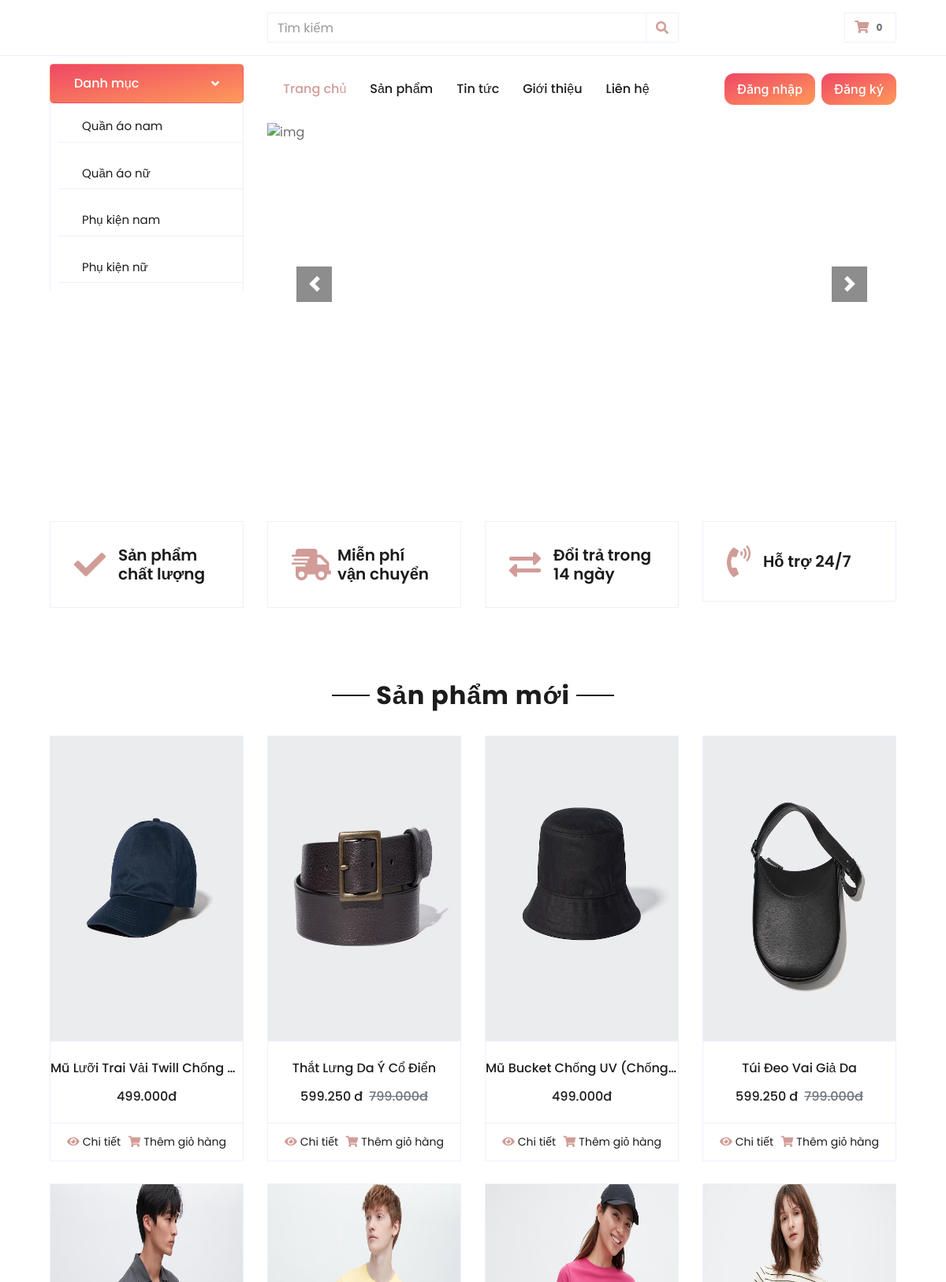
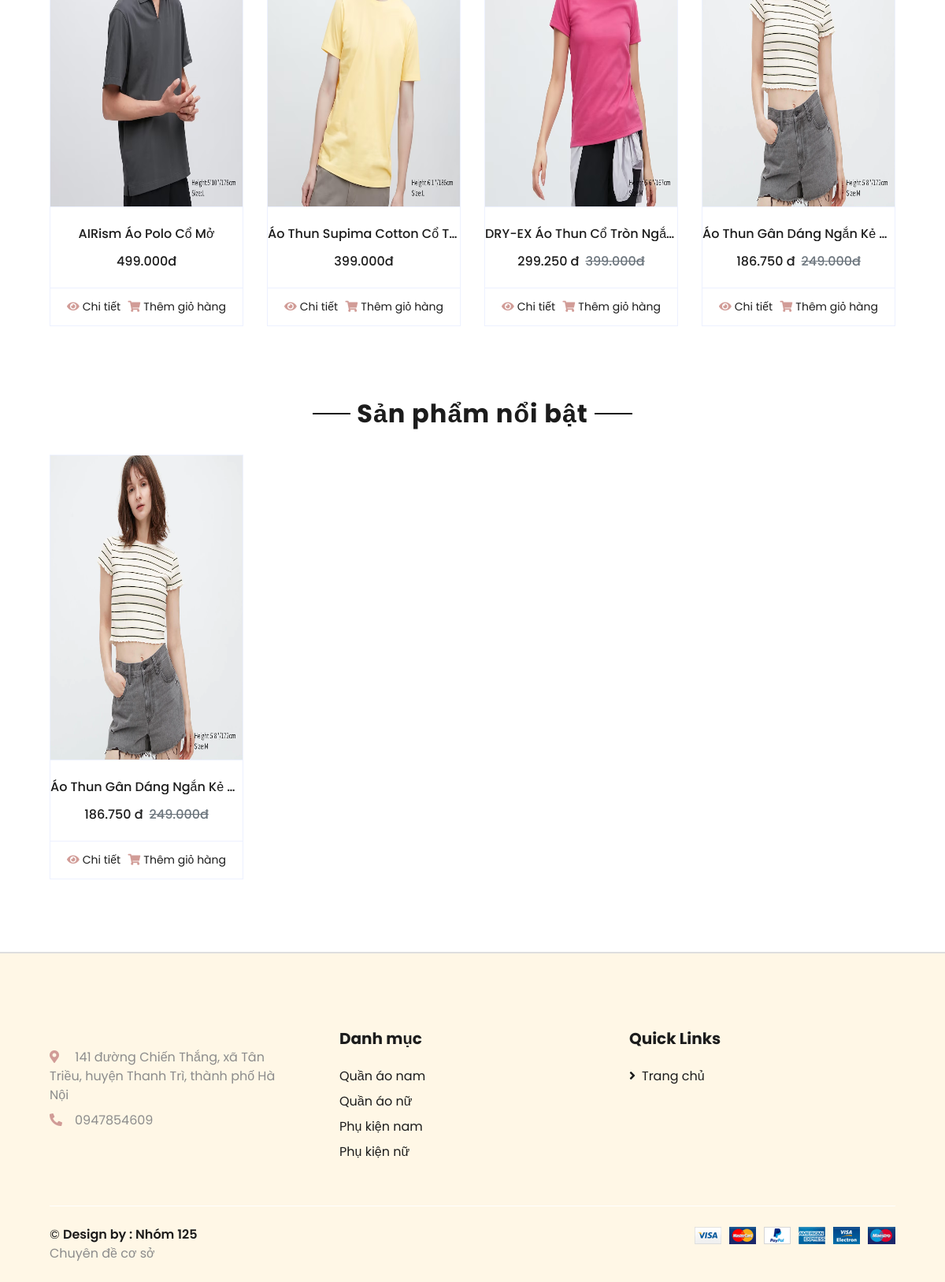
The page / on the database its author committed (2 pictures, top to bottom).
### tables this page shows
CREATE TABLE `danhmuc` (
  `tendanhmuc` varchar(255) DEFAULT NULL,
  `slug` varchar(255) DEFAULT NULL,
  `hinhanh` varchar(255) DEFAULT NULL,
  `danhmuccha_id` int(11) DEFAULT NULL,
  `created_at` timestamp NULL DEFAULT CURRENT_TIMESTAMP,
  `updated_at` timestamp NULL DEFAULT CURRENT_TIMESTAMP,
  `id` int(11) NOT NULL
);

CREATE TABLE `sanpham` (
  `tensanpham` varchar(255) NOT NULL,
  `slug` varchar(255) DEFAULT NULL,
  `danhmuc_id` int(11) DEFAULT NULL,
  `gia` int(11) DEFAULT '0',
  `soluong` int(11) DEFAULT '0',
  `giamgia` tinyint(4) DEFAULT '0',
  `hinhanh` varchar(255) DEFAULT NULL,
  `mota` text,
  `trangthai` varchar(255) DEFAULT NULL,
  `hot` tinyint(3) UNSIGNED DEFAULT '0',
  `yeuthich` int(11) DEFAULT '0',
  `nhacungcap_id` int(11) DEFAULT NULL,
  `gianhap` int(11) DEFAULT NULL,
  `pay` int(11) DEFAULT '0',
  `created_at` timestamp NULL DEFAULT CURRENT_TIMESTAMP,
  `updated_at` timestamp NULL DEFAULT CURRENT_TIMESTAMP,
  `id` int(11) NOT NULL,
  `size` varchar(100) DEFAULT NULL
);

### libraries/Database.php (called while the page is built, shortened)
<?php
    class Database
    {
        public $link;
        public function __construct()
        {
            $this->link = mysqli_connect("127.0.0.1","root","root","database_125","8889") or die ("Errors Connect DB");
            mysqli_set_charset($this->link,"utf8");
        }
        public function fetchsql( $sql )
        {
            $result = mysqli_query($this->link,$sql) or die("Lỗi  truy vấn sql " .mysqli_error($this->link));
            $data = [];
            if( $result)
            {
                while ($num = mysqli_fetch_assoc($result))
                {
                    $data[] = $num;
                }
            }
            return $data;
        }
         public function fetchAll($table)
        {
            $sql = "SELECT * FROM {$table} WHERE 1" ;
            $result = mysqli_query($this->link,$sql) or die("Lỗi Truy Vấn fetchAll " .mysqli_error($this->link));
            $data = [];
            if( $result)
            {
                while ($num = mysqli_fetch_assoc($result))
                {
                    $data[] = $num;
                }
            }
            return $data;
        }
    }
?>

### autoload/autoload.php (called while the page is built, shortened)
<?php
    require_once __DIR__ . "/../libraries/Database.php";
    require_once __DIR__ . "/../libraries/Function.php";
    $db = new Database();
    $danhmuc = $db->fetchAll('danhmuc');
     $sqlsp = "SELECT * FROM sanpham WHERE 1 ORDER BY id DESC LIMIT 12 ";
    $sanpham = $db->fetchsql($sqlsp);
?>

### libraries/Function.php (called while the page is built, shortened)
                   <?php
   function base_url()
   {
      return $url  = "http://localhost:8000/";
        return 'http://'.$_SERVER["SERVER_NAME"].'/';
   }
   function formatprice($number)
   {
       $number = intval($number);
       return number_format($number, 0,',','.') ;
   }
?>

### index.php (the view, shortened to what this page needs)
<?php
    require_once __DIR__ . "/autoload/autoload.php";
    $sql = "SELECT * FROM sanpham ORDER BY id DESC LIMIT 12";
   $sanphamNew = $db->fetchsql($sql);
    $sql = "SELECT * FROM sanpham where hot = 1 ORDER BY id DESC LIMIT 12";
    $sanphamHot = $db->fetchsql($sql);
?>
<!DOCTYPE html>
<html lang="en">
<?php require_once __DIR__ . "/include/head.php";  ?>
<body>
    <?php require_once __DIR__ . "/include/top.php";  ?>
    <div class="container-fluid mb-5">
        <div class="row border-top px-xl-5">
            <div class="col-lg-3 d-none d-lg-block">
                <a class="btn shadow-none d-flex align-items-center justify-content-between bg-primary text-white w-100 danh-muc" data-toggle="collapse" href="#navbar-vertical" style="height: 65px; margin-top: -1px; padding: 0 30px;">
                    <h6 class="m-0" style="color: white !important;">Danh mục</h6>
                    <i class="fa fa-angle-down text-dark"></i>
                </a>
                <nav class="collapse show navbar navbar-vertical navbar-light align-items-start p-0 border border-top-0 border-bottom-0" id="navbar-vertical">
                    <div class="navbar-nav w-100 overflow-hidden">
                        <?php foreach($danhmuc ?? [] as $item) :?>
                            <a href="/danh-muc-san-pham.php?id=<?php echo $item['id'];?>&&slug=<?php echo $item['slug'] ?>" class="nav-item nav-link"><?= $item['tendanhmuc'] ?></a>
                        <?php endforeach ; ?>
                    </div>
                </nav>
            </div>
            <div class="col-lg-9">
            <?php require_once __DIR__ . "/include/nav.php";  ?>
                <div id="header-carousel" class="carousel slide" data-ride="carousel">
                    <div class="carousel-inner">
                        <div class="carousel-item active" style="height: 410px;">
                            <img class="img-fluid" src="/public/frontend/slide.webp" alt="img">
                        </div>
                    </div>
                    <a class="carousel-control-prev" href="#header-carousel" data-slide="prev">
                        <div class="btn btn-dark" style="width: 45px; height: 45px;">
                            <span class="carousel-control-prev-icon mb-n2"></span>
                        </div>
                    </a>
                    <a class="carousel-control-next" href="#header-carousel" data-slide="next">
                        <div class="btn btn-dark" style="width: 45px; height: 45px;">
                            <span class="carousel-control-next-icon mb-n2"></span>
                        </div>
                    </a>
                </div>
            </div>
        </div>
    </div>
    <div class="container-fluid pt-5">
        <div class="row px-xl-5 pb-3">
            <div class="col-lg-3 col-md-6 col-sm-12 pb-1">
                <div class="d-flex align-items-center border mb-4" style="padding: 30px;">
                    <h1 class="fa fa-check text-primary m-0 mr-3"></h1>
                    <h5 class="font-weight-semi-bold m-0">Sản phẩm chất lượng</h5>
                </div>
            </div>
            <div class="col-lg-3 col-md-6 col-sm-12 pb-1">
                <div class="d-flex align-items-center border mb-4" style="padding: 30px;">
                    <h1 class="fa fa-shipping-fast text-primary m-0 mr-2"></h1>
                    <h5 class="font-weight-semi-bold m-0">Miễn phí vận chuyển</h5>
                </div>
            </div>
            <div class="col-lg-3 col-md-6 col-sm-12 pb-1">
                <div class="d-flex align-items-center border mb-4" style="padding: 30px;">
                    <h1 class="fas fa-exchange-alt text-primary m-0 mr-3"></h1>
                    <h5 class="font-weight-semi-bold m-0">Đổi trả trong 14 ngày</h5>
                </div>
            </div>
            <div class="col-lg-3 col-md-6 col-sm-12 pb-1">
                <div class="d-flex align-items-center border mb-4" style="padding: 30px;">
                    <h1 class="fa fa-phone-volume text-primary m-0 mr-3"></h1>
                    <h5 class="font-weight-semi-bold m-0">Hỗ trợ 24/7</h5>
                </div>
            </div>
        </div>
    </div>
    <div class="container-fluid pt-5">
        <div class="text-center mb-4">
            <h2 class="section-title px-5"><span class="px-2">Sản phẩm mới</span></h2>
        </div>
        <div class="row px-xl-5 pb-3">
            <?php foreach($sanphamNew as $item) :?>
                <div class="col-lg-3 col-md-6 col-sm-12 pb-1">
                    <div class="card product-item border-0 mb-4">
                        <div class="card-header product-img position-relative overflow-hidden bg-transparent border p-0">
                            <img class="img-fluid w-100" style="height: 386px;" src="<?php echo base_url() ?>/public/uploads/product/<?php echo $item['hinhanh'] ?>" alt="">
                        </div>
                        <div class="card-body border-left border-right text-center p-0 pt-4 pb-3">
                            <h6 class="text-truncate mb-3"><?php echo $item['tensanpham'] ?></h6>
                            <div class="d-flex justify-content-center">
                                <?php if ($item['giamgia']) :?>
                                    <h6><?php echo formatprice($item['gia'] * (100 - $item['giamgia'])/100) ?> đ</h6>
                                    <h6 class="text-muted ml-2"><del><?php echo formatprice($item['gia']) ?>đ</del></h6>
                                <?php else:?>
                                    <h6><?php echo formatprice($item['gia']) ?>đ</h6>
                                <?php endif ;?>
                            </div>
                        </div>
                        <div class="card-footer d-flex justify-content-between bg-light border">
                            <a href="/chi-tiet-san-pham.php?id=<?php echo $item['id'] ?>--<?php echo $item['slug'] ?>" class="btn btn-sm text-dark p-0"><i class="fas fa-eye text-primary mr-1"></i>Chi tiết</a>
                            <a href="/them-gio-hang.php?id=<?php echo $item['id'] ?>" class="btn btn-sm text-dark p-0"><i class="fas fa-shopping-cart text-primary mr-1"></i>Thêm giỏ hàng</a>
                        </div>
                    </div>
                </div>
            <?php endforeach ;?>
        </div>
    </div>
    <div class="container-fluid pt-5">
        <div class="text-center mb-4">
            <h2 class="section-title px-5"><span class="px-2">Sản phẩm nổi bật</span></h2>
        </div>
        <div class="row px-xl-5 pb-3">
            <?php foreach($sanphamHot as $item) :?>
                <div class="col-lg-3 col-md-6 col-sm-12 pb-1">
                    <div class="card product-item border-0 mb-4">
                        <div class="card-header product-img position-relative overflow-hidden bg-transparent border p-0">
                            <img class="img-fluid w-100" style="height: 386px;" src="<?php echo base_url() ?>/public/uploads/product/<?php echo $item['hinhanh'] ?>" alt="">
                        </div>
                        <div class="card-body border-left border-right text-center p-0 pt-4 pb-3">
                            <h6 class="text-truncate mb-3"><?php echo $item['tensanpham'] ?></h6>
                            <div class="d-flex justify-content-center">
                                <?php if ($item['giamgia']) :?>
                                    <h6><?php echo formatprice($item['gia'] * (100 - $item['giamgia'])/100) ?> đ</h6>
                                    <h6 class="text-muted ml-2"><del><?php echo formatprice($item['gia']) ?>đ</del></h6>
                                <?php else:?>
                                    <h6><?php echo formatprice($item['gia']) ?>đ</h6>
                                <?php endif ;?>
                            </div>
                        </div>
                        <div class="card-footer d-flex justify-content-between bg-light border">
                            <a href="/chi-tiet-san-pham.php?id=<?php echo $item['id'] ?>--<?php echo $item['slug'] ?>" class="btn btn-sm text-dark p-0"><i class="fas fa-eye text-primary mr-1"></i>Chi tiết</a>
                            <a href="/them-gio-hang.php?id=<?php echo $item['id'] ?>" class="btn btn-sm text-dark p-0"><i class="fas fa-shopping-cart text-primary mr-1"></i>Thêm giỏ hàng</a>
                        </div>
                    </div>
                </div>
            <?php endforeach ;?>
        </div>
    </div>
    <?php  require_once __DIR__ . "/include/footer.php"; ?>
</body>
</html>

### include/footer.php (shortened to what this page needs)
<div class="container-fluid bg-secondary text-dark mt-5 pt-5 footer-master" >
        <div class="row px-xl-5 pt-5">
            <div class="col-lg-4 col-md-12 mb-5 pr-3 pr-xl-5">
                <p class="mb-2"><i class="fa fa-map-marker-alt text-primary mr-3"></i> 141 đường Chiến Thắng, xã Tân Triều, huyện Thanh Trì, thành phố Hà Nội</p>
                <p class="mb-0"><i class="fa fa-phone-alt text-primary mr-3"></i>0947854609</p>
            </div>
            <div class="col-lg-8 col-md-12">
                <div class="row">
                    <div class="col-md-6 mb-5">
                        <h5 class="font-weight-bold text-dark mb-4">Danh mục</h5>
                        <div class="d-flex flex-column justify-content-start">
                        <?php foreach($danhmuc ?? [] as $item) :?>
                            <a href="/danh-muc-san-pham.php?id=<?php echo $item['id'];?>&&slug=<?php echo $item['slug'] ?>" class="text-dark mb-2"><?= $item['tendanhmuc'] ?></a>
                        <?php endforeach ; ?>
                        </div>
                    </div>
                    <div class="col-md-6 mb-5">
                        <h5 class="font-weight-bold text-dark mb-4">Quick Links</h5>
                        <div class="d-flex flex-column justify-content-start">
                            <a class="text-dark mb-2" href="<?= base_url() ?>"><i class="fa fa-angle-right mr-2"></i>Trang chủ</a>
                        </div>
                    </div>
                </div>
            </div>
        </div>
        <div class="row border-top border-light mx-xl-5 py-4">
            <div class="col-md-6 px-xl-0">
                <p class="mb-md-0 text-center text-md-left text-dark">
                    &copy; <a class="text-dark font-weight-semi-bold" href="">Design by :  Nhóm 125 </a><br>
                     <a href="#" target="_blank">Chuyên đề cơ sở</a>
                </p>
            </div>
            <div class="col-md-6 px-xl-0 text-center text-md-right">
                <img class="img-fluid" src="img/payments.png" alt="">
            </div>
        </div>
    </div>

### include/head.php (style rules this page uses)
h6.m-0, .fa.fa-angle-down.text-dark { color: white !important; }
.navbar-nav .nav-link { display: block; font-size: 15px; padding-left: 0; margin: 10px 0; margin-left: 10px; color: #4c4c4c; }

### include/footer.php (style rules this page uses)
.footer-master { border-top: 2px solid #dedede; background: #f0f; padding-top :1px; }
.footer-master p, .footer-master a { color: #8c8c8c; }

### rows shown on the page
danhmuc: tendanhmuc "Quần áo nam"
danhmuc: tendanhmuc "Quần áo nữ"
danhmuc: tendanhmuc "Phụ kiện nam"
danhmuc: tendanhmuc "Phụ kiện nữ"
sanpham: hinhanh (picture), tensanpham "Mũ Lưỡi Trai Vải Twill Chống…", gia "499.000"
sanpham: hinhanh (picture), tensanpham "Thắt Lưng Da Ý Cổ Điển", formatprice($item['gia'] * (100 - $item['giamgia'])/100) "599.250", gia "799.000"
sanpham: hinhanh (picture), tensanpham "Mũ Bucket Chống UV (Chống…", gia "499.000"
sanpham: hinhanh (picture), tensanpham "Túi Đeo Vai Giả Da", formatprice($item['gia'] * (100 - $item['giamgia'])/100) "599.250", gia "799.000"
sanpham: hinhanh (picture), tensanpham "AIRism Áo Polo Cổ Mở", gia "499.000"
sanpham: hinhanh (picture), tensanpham "Áo Thun Supima Cotton Cổ T…", gia "399.000"
sanpham: hinhanh (picture), tensanpham "DRY-EX Áo Thun Cổ Tròn Ngắ…", formatprice($item['gia'] * (100 - $item['giamgia'])/100) "299.250", gia "399.000"
sanpham: hinhanh (picture), tensanpham "Áo Thun Gân Dáng Ngắn Kẻ…", formatprice($item['gia'] * (100 - $item['giamgia'])/100) "186.750", gia "249.000"

### other values the page prints
$tongsanphamgiohang "0"
